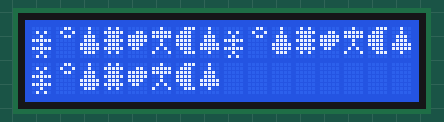
A sketch run on a simulated Arduino Uno, built with avr-gcc and run on an emulated ATmega328P. Parts: 16×2 character LCD.

Above: at 0.2 s.
At 6.4 s:
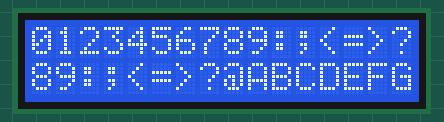
At 10.5 s:
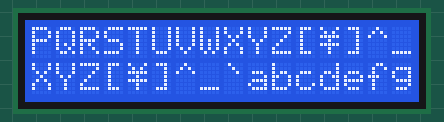
At 14.7 s:
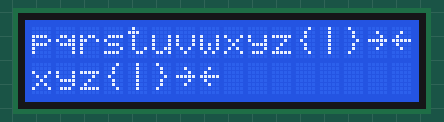
At 22.9 s:
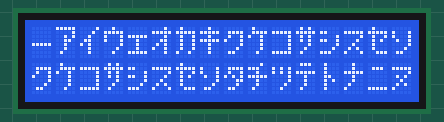
At 31.2 s:
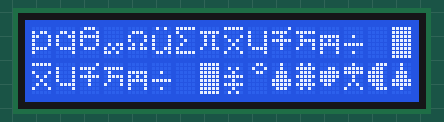

The sketch:

web_lcd_1602.ino
```cpp
#include <ArduinoJson.h>       // JSON形式のデータを作成・解析するためのライブラリ。API通信やデータの保存に役立ちます。
#include <LiquidCrystal_I2C.h> // I2C接続のLCDディスプレイを制御するためのライブラリ。センサーデータやステータス情報を表示する際に使用します。

LiquidCrystal_I2C lcd(0x27, 16, 2);

void setup() {

  //
  setupLCD();

}

void loop() {

}

//
void setupLCD() {

  // LCD初期化
  lcd.init();

   // バックライトをオンに
  lcd.backlight();

  //
  addCustomCharLCD();

 // 0〜255の文字コードを16個ずつ表示
  for (int start = 0; start < 256; start += 16) {

    lcd.clear();

    // LCDの2行に16個の文字を表示
    for (int i = 0; i < 8; i++) {
      lcd.setCursor(i, 0);
      lcd.write(start + i);      // 1行目の前半8文字を表示
      lcd.setCursor(i + 8, 0);
      lcd.write(start + i + 8);  // 1行目の後半8文字を表示
    }

    for (int i = 0; i < 8; i++) {
      lcd.setCursor(i, 1);
      lcd.write(start + i + 8);      // 2行目の前半8文字を表示
      lcd.setCursor(i + 8, 1);
      lcd.write(start + i + 8 + 8);  // 2行目の後半8文字を表示
    }

    delay(2000);  // 3秒間待機してから次の16個の文字に切り替え

  }

}

//
void addCustomCharLCD() {

  byte yen[8] = {
    0b00000,
    0b01010,
    0b00100,
    0b11111,
    0b00100,
    0b11111,
    0b00100,
    0b01010
  };

  byte degree[8] = {
    0b00110,
    0b01001,
    0b00110,
    0b00000,
    0b00000,
    0b00000,
    0b00000,
    0b00000
  };

  byte waterDrop[8] = {
    0b00100,
    0b00100,
    0b01110,
    0b01110,
    0b11111,
    0b11111,
    0b01110,
    0b00000
  };

  byte sun[8] = {
    0b01010,
    0b11111,
    0b01110,
    0b11111,
    0b01110,
    0b11111,
    0b01010,
    0b00000
  };

  byte cloud[8] = {
    0b00000,
    0b00110,
    0b11111,
    0b11111,
    0b11110,
    0b01100,
    0b00000,
    0b00000
  };

  byte umbrella[8] = {
    0b00100,
    0b11111,
    0b11111,
    0b00100,
    0b00100,
    0b01010,
    0b10001,
    0b00000
  };

  byte moon[8] = {
    0b00111,
    0b01110,
    0b11110,
    0b11110,
    0b11110,
    0b01110,
    0b00111,
    0b00000
  };

  byte warning[8] = {
    0b00100,
    0b00100,
    0b01110,
    0b01110,
    0b11111,
    0b11111,
    0b00100,
    0b00000
  };

  lcd.createChar(0, yen);
  lcd.createChar(1, degree);
  lcd.createChar(2, waterDrop);
  lcd.createChar(3, sun);
  lcd.createChar(4, cloud);
  lcd.createChar(5, umbrella);
  lcd.createChar(6, moon);
  lcd.createChar(7, warning);

}
```

Measured:
- what the display in image 1 shows lasts 2.0 s, from 6.4 s to 8.4 s
